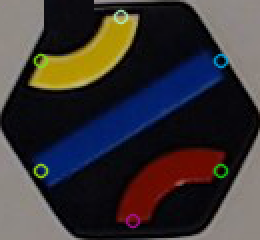
#> input picture p2withK.png, 130 x 120 px (shown 2 times larger)
$ python Untitled-1.py   (older library calls are emulated)
#> lines starting #> are read from the running program, lines starting #| are printed output that depends on the picture; after the words box and inside, x2 and y2 are one past the last pixel; in counts of white or black regions, pixels touching at a corner belong together
import cv2
import numpy as np

img = cv2.imread('p2withK.png')
#> img is the input picture: shape (120, 130, 3); mean B, G, R 52.9, 52.1, 57.3
img_gray = cv2.cvtColor(img,cv2.COLOR_BGR2GRAY)
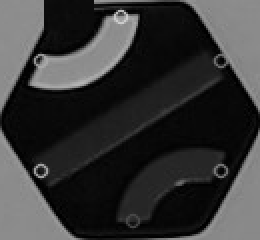
#> img_gray: shape (120, 130) (shown 2 times larger); min 0, max 205, mean 53.7
ret, thresh = cv2.threshold(img_gray, 127, 255, 0)
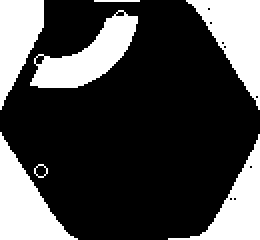
#> thresh: shape (120, 130) (shown 2 times larger); 28.2% white; 7 white regions (1 under 20 px)
img2,contours,hierarchy = cv2.findContours(thresh,2,1)
#> contours = 18 contours, 11 with area under 20; largest, box (x1, y1, x2, y2) and area: (93, 0, 130, 55) 888, (0, 66, 39, 120) 887, (15, 5, 69, 44) 872, (84, 67, 130, 120) 689, (0, 0, 22, 55) 684, (17, 82, 24, 89) 28, (17, 82, 24, 89) 28
print(len(contours))
#| 18
cnt = contours[0]
#> cnt = contour of 16 points, box (x1, y1, x2, y2) (17, 82, 24, 89), area 28
print(cnt)
#> (printed output is left out)
cnt = [[[186.28660182, 294.04927006]],[[186.28660182, 294.04927006]],[[235.53769202,278.71449107]],[[195.80981729,241.21424498]],[[175.87870216,344.04292536]], [[149.33770675, 258.80066193]],[[227.9712003,  327.82339611]],[[139.22468928,309.7414215 ]]]
print(cnt)
#> (the run stopped early here; a loop or call above may not have finished)

$ run again, with p3withK.png copied over p2withK.png
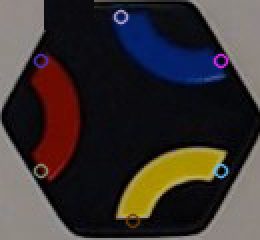
#> input picture p3withK.png, 130 x 120 px (shown 2 times larger)
#> img is the input picture: shape (120, 130, 3); mean B, G, R 49.3, 50.6, 57.8
#> `img_gray = cv2.cvtColor(img,cv2.COLOR_BGR2GRAY)`:
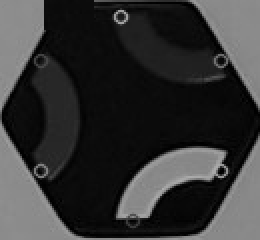
#> img_gray: shape (120, 130) (shown 2 times larger); min 0, max 174, mean 52.6
#> `ret, thresh = cv2.threshold(img_gray, 127, 255, 0)`:
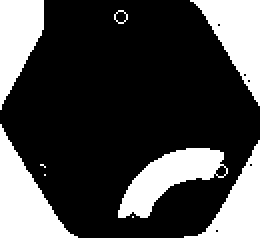
#> thresh: shape (120, 130) (shown 2 times larger); 28.1% white; 8 white regions (4 under 20 px)
#> contours = 15 contours, 8 with area under 20; largest, box (x1, y1, x2, y2) and area: (0, 62, 130, 120) 1650, (59, 74, 114, 109) 826, (95, 0, 130, 53) 810, (0, 0, 22, 55) 700, (57, 5, 64, 12) 28, (57, 5, 64, 12) 28, (107, 82, 114, 89) 26
#| 15
#> cnt = [[66, 108]]
#| [[[ 66 108]]]
